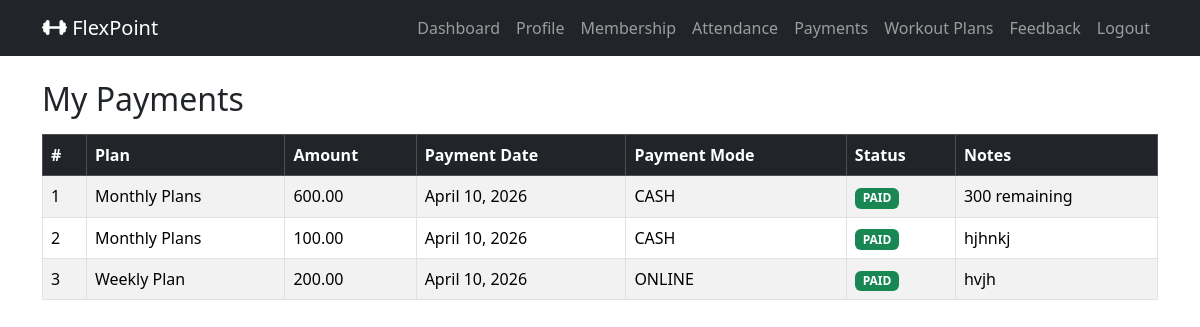
The app's page /member_payments/ (signed in) with its own data.
### gymapp/models.py (models this page shows, shortened)
class Payment(models.Model):
    PAYMENT_MODE_CHOICES = (
        ('CASH', 'Cash'),
        ('ONLINE', 'Online'),
    )
    PAYMENT_STATUS_CHOICES = (
        ('PAID', 'Paid'),
        ('PENDING', 'Pending'),
    )
    member       = models.ForeignKey(MemberProfile, on_delete=models.CASCADE, related_name='payments')
    plan         = models.ForeignKey(MembershipPlan, on_delete=models.SET_NULL, null=True, blank=True, related_name='payments')
    amount       = models.DecimalField(max_digits=8, decimal_places=2)
    payment_date = models.DateField(default=timezone.now)
    mode         = models.CharField(max_length=50, choices=PAYMENT_MODE_CHOICES)
    status       = models.CharField(max_length=50, choices=PAYMENT_STATUS_CHOICES)
    notes        = models.TextField(blank=True)

class MembershipPlan(models.Model):
    name            = models.CharField(max_length=100)
    duration_months = models.PositiveIntegerField()
    fee             = models.DecimalField(max_digits=6, decimal_places=2)
    description     = models.TextField(blank=True)

### gymapp/views.py (the view)
    def wrapper(request, *args, **kwargs):
        if not request.user.is_authenticated or getattr(request.user, 'role', None) != 'MEMBER':
            messages.error(request, 'You must be a Member to access this page.')
            return redirect('member_login_view')
        return view_func(request, *args, **kwargs)

### gymapp/views.py (called while the page is built)
def member_required(view_func):
    def wrapper(request, *args, **kwargs):
        if not request.user.is_authenticated or getattr(request.user, 'role', None) != 'MEMBER':
            messages.error(request, 'You must be a Member to access this page.')
            return redirect('member_login_view')
        return view_func(request, *args, **kwargs)
    return wrapper

@member_required
def member_payments(request):
    member_profile = MemberProfile.objects.get(user=request.user)
    payments       = Payment.objects.filter(member=member_profile).select_related('plan').order_by('-payment_date')
    return render(request, 'member_payments.html', {'payments': payments})

### gymapp/templates/member_payments.html
{% extends 'base.html' %}
{% block content %}
<h2 class="mb-3">My Payments</h2>
<table class="table table-bordered table-striped">
    <thead class="table-dark">
        <tr>
            <th>#</th>
            <th>Plan</th>
            <th>Amount</th>
            <th>Payment Date</th>
            <th>Payment Mode</th>
            <th>Status</th>
            <th>Notes</th>
        </tr>
    </thead>
    <tbody>
        {% for payment in payments %}
        <tr>
            <td>{{ forloop.counter }}</td>
            <td>{{ payment.plan.name }}</td>
            <td>{{ payment.amount }}</td>
            <td>{{ payment.payment_date }}</td>
            <td>{{ payment.mode }}</td>
            <td>
                {% if payment.status == 'PAID' %}
                    <span class="badge bg-success">{{ payment.status }}</span>
                {% elif payment.status == 'PENDING' %}
                    <span class="badge bg-warning text-dark">{{ payment.status }}</span>
                {% else %}
                    <span class="badge bg-danger">{{ payment.status }}</span>
                {% endif %}
            </td>
            <td>{{ payment.notes }}</td>
        </tr>
        {% empty %}
        <tr>
            <td class="text-center" colspan="3">No Attendance records found!</td>
        </tr>
        {% endfor %}
    </tbody>
</table>
{% endblock %}

### records on screen
Payment: plan.name "Monthly Plans", amount "600.00", payment_date "April 10, 2026", mode "CASH", status "PAID", notes "300 remaining"
Payment: plan.name "Monthly Plans", amount "100.00", payment_date "April 10, 2026", mode "CASH", status "PAID", notes "hjhnkj"
Payment: plan.name "Weekly Plan", amount "200.00", payment_date "April 10, 2026", mode "ONLINE", status "PAID", notes "hvjh"
